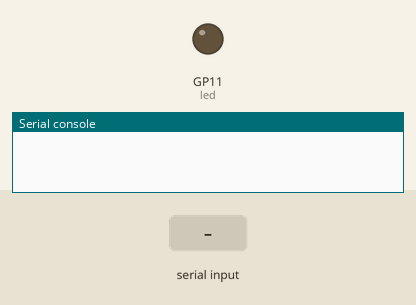
This program was run on a simulated Raspberry Pi Pico running MicroPython. On the bench: output pins drawn as LEDs (lit = HIGH), the last lines printed to the serial console. The test bench sets the inputs (shaded band).

Above: at 1.2 s.
1.3 s: "5" received over the second serial link
At 2.7 s:
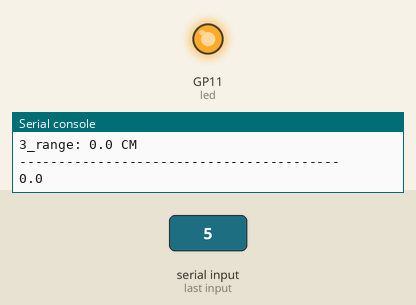
Timing chart, 0 to 4.3 s (numbered marks = the images above; inputs shaded):
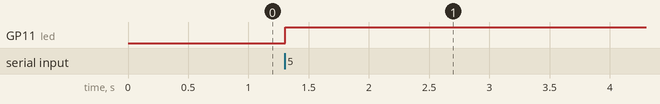

The program:

main2_complete.py
```python
from machine import UART,PWM,Pin
import time

uart = UART(0, baudrate=256000, tx=0, rx=1)
led = PWM(Pin(11,Pin.OUT))
led.freq(1000)
led_duty = 0
def r(x,y):
    return (x ** 2 + y ** 2) ** 0.5

while True:
    data = uart.read()
    if data:
        data = data[0:30]
        data_in_frame = data[4:28]
        # 目标数据切片
        target_1_data = data_in_frame[0:8]
        target_2_data = data_in_frame[8:16]
        target_3_data = data_in_frame[16:24]

        # 分别对独立对象属性切片
        target_1_x = target_1_data[0:2]
        target_1_y = target_1_data[2:4]
        target_1_speed = target_1_data[4:6]
        target_1_Range_Resolution = target_1_data[6:8]

        target_2_x = target_2_data[0:2]
        target_2_y = target_2_data[2:4]
        target_2_speed = target_2_data[4:6]
        target_2_Range_Resolution = target_2_data[6:8]

        target_3_x = target_3_data[0:2]
        target_3_y = target_3_data[2:4]
        target_3_speed = target_3_data[4:6]
        target_3_Range_Resolution = target_3_data[6:8]

        # 小端转换
        target_1_x_num = int.from_bytes(target_1_x,'little')
        target_1_y_num = int.from_bytes(target_1_y,'little')
        target_1_speed_num = int.from_bytes(target_1_speed,'little')
        target_1_Range_Resolution_num = int.from_bytes(target_1_Range_Resolution,'little')

        target_2_x_num = int.from_bytes(target_2_x,'little')
        target_2_y_num = int.from_bytes(target_2_y,'little')
        target_2_speed_num = int.from_bytes(target_2_speed,'little')
        target_2_Range_Resolution_num = int.from_bytes(target_2_Range_Resolution,'little')

        target_3_x_num = int.from_bytes(target_3_x,'little')
        target_3_y_num = int.from_bytes(target_3_y,'little')
        target_3_speed_num = int.from_bytes(target_3_speed,'little')
        target_3_Range_Resolution_num = int.from_bytes(target_3_Range_Resolution,'little')

        # 正负判断
        target_1_x_bin = bin(target_1_x_num)
        target_1_y_bin = bin(target_1_y_num)
        target_1_speed_bin = bin(target_1_speed_num)

        target_1_y_distance = '0'
        target_2_y_distance = '0'
        target_3_y_distance = '0'

        if len(target_1_x_bin) != 18:
            target_1_x_distance = - target_1_x_num
        else:
            if target_1_x_num > 32768:
                target_1_x_distance = target_1_x_num - 32768
            else:
                target_1_x_distance = target_1_x_num

        if len(target_1_y_bin) != 18:
            target_1_y_distance = - target_1_y_num
        else:
            if target_1_y_num > 32768:
                target_1_y_distance = target_1_y_num - 32768
            else:
                target_1_y_distance = target_1_y_num

        if len(target_1_speed_bin) != 18:
            target_1_speed_distance = - target_1_speed_num
        else:
            if target_1_speed_num > 32768:
                target_1_speed_distance = target_1_speed_num - 32768
            else:
                target_1_speed_distance = target_1_speed_num

        target_2_x_bin = bin(target_2_x_num)
        target_2_y_bin = bin(target_2_y_num)
        target_2_speed_bin = bin(target_2_speed_num)

        if len(target_2_x_bin) != 18:
            target_2_x_distance = - target_2_x_num
        else:
            if target_2_x_num > 32768:
                target_2_x_distance = target_2_x_num - 32768
            else:
                target_2_x_distance = target_2_x_num

        if len(target_2_y_bin) != 18:
            target_2_y_distance = - target_2_y_num
        else:
            if target_2_y_num > 32768:
                target_2_y_distance = target_2_y_num - 32768
            else:
                target_2_y_distance = target_2_y_num

        if len(target_2_speed_bin) != 18:
            target_2_speed_distance = - target_2_speed_num
        else:
            if target_2_speed_num > 32768:
                target_2_speed_distance = target_2_speed_num - 32768
            else:
                target_2_speed_distance = target_2_speed_num

        target_3_x_bin = bin(target_3_x_num)
        target_3_y_bin = bin(target_3_y_num)
        target_3_speed_bin = bin(target_3_speed_num)

        if len(target_3_x_bin) != 18:
            target_3_x_distance = - target_3_x_num
        else:
            if target_3_x_num > 32768:
                target_3_x_distance = target_3_x_num - 32768
            else:
                target_3_x_distance = target_3_x_num

        if len(target_3_y_bin) != 18:
            target_3_y_distance = - target_3_y_num
        else:
            if target_3_y_num > 32768:
                target_3_y_distance = target_3_y_num - 32768
            else:
                target_3_y_distance = target_3_y_num

        if len(target_3_speed_bin) != 18:
            target_3_speed_distance = - target_3_speed_num
        else:
            if target_3_speed_num > 32768:
                target_3_speed_distance = target_3_speed_num - 32768
            else:
                target_3_speed_distance = target_3_speed_num

        if target_1_data == b'\x00\x00\x00\x00\x00\x00\x00\x00':
            print('No target1')
            target_1_status = False
        else:
            print('1_x:',target_1_x_distance/10,'CM')
            print('1_y:',target_1_y_distance/10,'CM')
            print('1_speed:',target_1_speed_distance/10,'CM/S')
            print('1_range:',target_1_Range_Resolution_num/10,'CM')
            target_1_status = True
        print('--------------------------------------')

        if target_2_data == b'\x00\x00\x00\x00\x00\x00\x00\x00':
            target_2_status = False
            print('No target2')
        else:
            print('2_x:',target_2_x_distance/10,'CM')
            print('2_y:',target_2_y_distance/10,'CM')
            print('2_speed:',target_2_speed_distance/10,'CM/S')
            print('2_range:',target_2_Range_Resolution_num/10,'CM')
            target_2_status = True
        print('----------------------------------------')

        if target_3_data == b'\x00\x00\x00\x00\x00\x00\x00\x00':
            target_3_status = False
            print('no target3')
        else:
            print('3_x:',target_3_x_distance/10,'CM')
            print('3_y:',target_3_y_distance/10,'CM')
            print('3_speed:',target_3_speed_distance/10,'CM/S')
            print('3_range:',target_3_Range_Resolution_num/10,'CM')
            target_3_status = True
        print('-----------------------------------------')
        if target_1_status != False:
            target_1_r = r(target_1_x_distance/10,target_1_y_distance/10)
        else:
            target_1_r = float('inf')
        if target_2_status != False:
            target_2_r = r(target_2_x_distance/10,target_2_y_distance/10)
        else:
            target_2_r = float('inf')
        if target_3_status != False:
            target_3_r = r(target_3_x_distance/10,target_3_y_distance/10)
        else:
            target_3_r = float('inf')

        current = min(target_1_r,target_2_r,target_3_r)
        print(current)
        if current <= 20:
            current = 100
        elif current > 20 and current <= 40:
            current = 80
        elif current > 40 and current <= 60:
            current = 60
        elif current > 60 and current <= 80:
            current = 40
        elif current > 80 and current < 100:
            current = 20
        elif current >= 100:
            current = 0
        led.duty_u16(int(current * 655.36))
        # if current >= led_duty :
            # while led_duty <= current-1:
            #     led_duty += 1
            #     led.duty_u16(int(led_duty * 655.36))
        # if current <= led_duty:
            # while led_duty >= current+1:
            #     led_duty -= 1
            #     led.duty_u16(int(led_duty * 655.36))

        time.sleep(0.1)
```

Measured:
- after the input at 1.3 s, GP11 (led): LOW → HIGH at once
